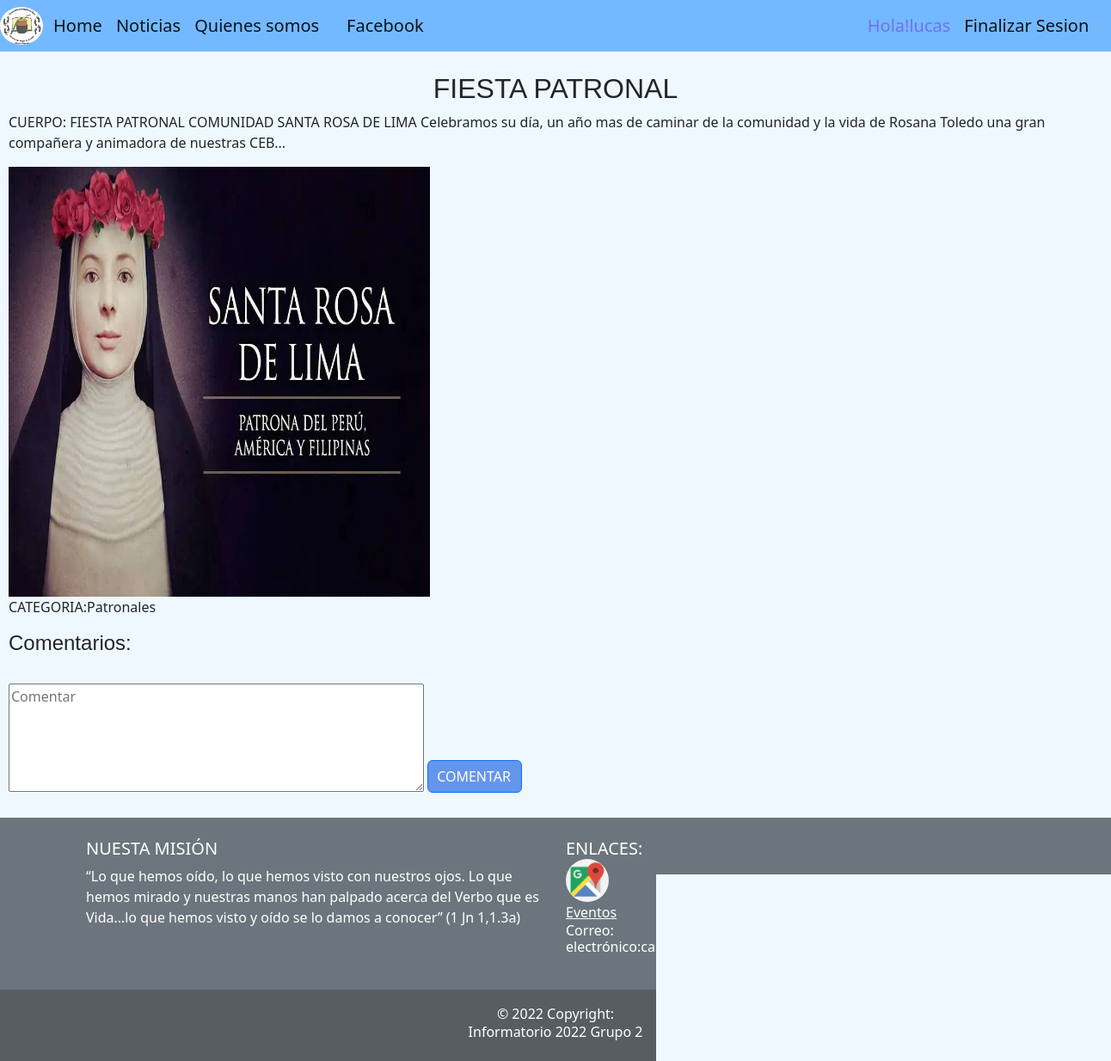
/Noticias/detalle/2 (signed in), run on the app's committed database.
### apps/usuarios/models.py (models this page shows)
class Usuario(AbstractUser):
	pass

### apps/noticias/models.py (models this page shows, shortened)
class Noticia(models.Model):
	titulo = models.CharField(max_length = 120)
	creado = models.DateField(auto_now_add = True)
	cuerpo = models.TextField()
	autor = models.CharField(max_length = 50, null=True, blank = True)
	imagen = models.ImageField(upload_to = 'noticias', null=True, blank = True)
	categoria = models.ForeignKey(Categoria, on_delete = models.CASCADE,null = True, blank = True)
	def obtener_mis_comentarios(self):
		return self.mis_comentarios.all()

class Categoria(models.Model):
	nombre = models.CharField(max_length = 60)
	descripcion = models.CharField(max_length = 250, null = True, blank = True)

### apps/noticias/views.py (the view)
# urls.py: path('detalle/<int:pk>', views.Detalle_Noticia.as_view(), name = 'detalle_noticias'),
class Detalle_Noticia(LoginRequiredMixin, DetailView):
	model = Noticia
	template_name = 'noticias/detalle_noticia.html'

### templates/noticias/detalle_noticia.html (shortened to what this page needs)
{%extends 'base.html'%}
{% load static %}
{%block contenido%}
    	<h2 style="text-align:center; font-family:'Franklin Gothic Medium', 'Arial Narrow', Arial, sans-serif"   >{{object.titulo}}</h2>
    	<p style="padding-left: 10px;" >CUERPO: {{ object.cuerpo }}</p>
    	{% if object.imagen %}
        	<img src="{{ object.imagen.url }}"style="padding-left: 10px;" width="500px" height="500px">
    	{% else %}
        	<p style="padding-left: 10px;" >NO TIENE IMAGEN </p>
    	{% endif %}
		<p style="padding-left: 10px;"> CATEGORIA:{{ object.categoria.nombre }}</p>
    <h4 style="padding-left: 10px; font-family: Arial;">Comentarios:</h4><br>
    	{% if user.is_authenticated %}
        	<form method="POST" action= "{% url 'noticias:agregar_comentario' object.pk %}" style="padding-left: 10px;">{% csrf_token %}
            	<textarea rows="5" cols="50" name="comment" placeholder="Comentar"></textarea>
            	<button class="btn btn-primary"  type="submit" style="padding-left: 10px; background-color:cornflowerblue; vertical-align:50%;">COMENTAR</button>
        	</form>
    	{% endif %}
{%endblock contenido%}

### templates/base.html (shortened to what this page needs)
{% load static %}
<!doctype html>
<html lang="es-ar">
  <head>
    <link rel="stylesheet" href="{% static 'css/base.css' %}">
    <link rel="stylesheet" href="https://cdn.jsdelivr.net/npm/swiper@8/swiper-bundle.min.css"/>
    <link href="https://cdn.jsdelivr.net/npm/bootstrap@5.2.0/dist/css/bootstrap.min.css" rel="stylesheet">
  </head>
  <body style="background-color:aliceblue ;">
    <nav class="navbar navbar-expand-lg"style="background-color:#74b9ff;z-index: 300;">
        <img src="{%static 'img/Logo_fundacion1png.png' %}" style="width: 50px;  border-radius: 50%;" alt="Logo">
        <div class="container-fluid">
          <a class="navbar-brand" href="{% url 'home' %}">Home</a>
          <div class="collapse navbar-collapse" id="navbarNav">
            <ul class="navbar-nav">
              <a class="navbar-brand" href="{% url 'noticias:listar_noticias' %}">Noticias</a>
              <a class="navbar-brand" href="{% url 'somos:quienes_somos' %}">Quienes somos</a>
                <a class="navbar-brand"  href="https://www.facebook.com/groups/498186250237283/">Facebook</a>
              {% if user.is_authenticated %}
              <span class="navbar-brand" style="color:rgb(113, 113, 237);">Hola!{{user.username}}</span>
              <a class="navbar-brand" href="{%url 'logout' %}"id=>Finalizar Sesion</a>
              {%else%}
                <a class="navbar-brand" href="{%url 'login' %}"id=>Iniciar Sesion</a>
                <a class="navbar-brand" href="{%url 'registrarse:registrar' %}">Registrarse</a>
              {% endif %}
            </ul>
          </div>
        </div>
      </nav>
     <br>
      {%block contenido%}
      {%endblock contenido%}
      <br>
        <footer id="footer" class="bg-secondary text-white text-center text-md-start">
          <div class="container p-4">
            <div class="row">
              <div class="col-lg-6 col-md-12 mb-4 mb-md-0">
                <h5 class="text-uppercase">Nuesta Misión</h5>
                <p>
                  “Lo que hemos oído, lo que hemos visto con nuestros ojos. Lo que hemos mirado y nuestras manos han palpado acerca del Verbo que es Vida…lo que hemos visto y oído se lo damos a conocer” (1 Jn 1,1.3a)
                </p>
              </div>
              <div class="col-lg-3 col-md-6 mb-4 mb-md-0">
                <h5 class="text-uppercase mb-0">Enlaces:</h5>
                <ul class="list-unstyled">
                  <li>
                    <a href="https://goo.gl/maps/ZFDwDubkYtScd9SY8">
                    <img src="{%static 'img/google_maps.png'%}"style="width: 50px;  border-radius: 50%;" alt="">
                    </a>
                  </li>
                  <li>
                    <a href="{% url 'eventos:eventos_listar'%}" class="text-white" >Eventos</a>
                  </li>
                  <li>
                    <h6>Correo: electrónico:castellicebs19@gmail.com</h6>
                  </li>
                </ul>
              </div>
            </div>
          </div>
          <div class="text-center p-3" style="background-color: rgba(0, 0, 0, 0.2);">
            © 2022 Copyright:
            <h6>Informatorio 2022 Grupo 2</h6>
          </div>
        </footer>
</html>

### static/css/base.css (style rules this page uses)
body { background-color: aqua; }

### data on the page
Usuario: username "lucas"
Noticia: titulo "FIESTA PATRONAL", cuerpo "FIESTA PATRONAL COMUNIDAD SANTA ROSA DE LIMA Celebramos su día, un año mas de caminar de la comunidad y la vida de Rosana Toledo una gran compañera y animadora de nuestras CEB...", imagen (picture), categoria.nombre "Patronales"
